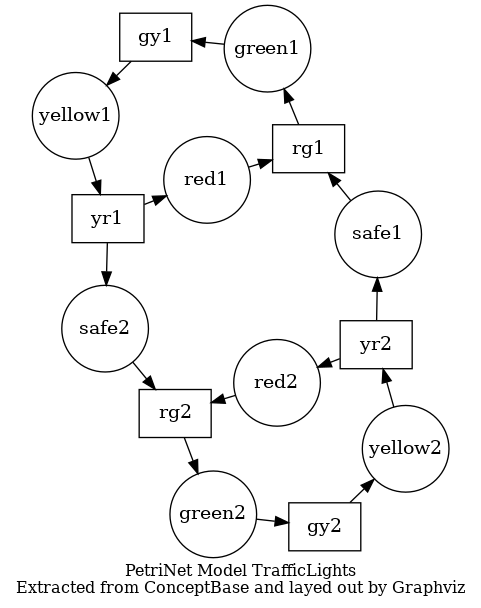

Recreate this plot in Python.
"""Petri net - Traffic lights"""

import graphviz

def example_traffic_lights():
    t = graphviz.Digraph('TrafficLights', engine='neato', format='png')

    t.attr('node', shape='box')
    for i in (2, 1):
        t.node(f'gy{i:d}')
        t.node(f'yr{i:d}')
        t.node(f'rg{i:d}')

    t.attr('node', shape='circle', fixedsize='true', width='0.9')
    for i in (2, 1):
        t.node(f'green{i:d}')
        t.node(f'yellow{i:d}')
        t.node(f'red{i:d}')
        t.node(f'safe{i:d}')

    for i, j in [(2, 1), (1, 2)]:
        t.edge(f'gy{i:d}', f'yellow{i:d}')
        t.edge(f'rg{i:d}', f'green{i:d}')
        t.edge(f'yr{i:d}', f'safe{j:d}')
        t.edge(f'yr{i:d}', f'red{i:d}')
        t.edge(f'safe{i:d}', f'rg{i:d}')
        t.edge(f'green{i:d}', f'gy{i:d}')
        t.edge(f'yellow{i:d}', f'yr{i:d}')
        t.edge(f'red{i:d}', f'rg{i:d}')

    t.attr(overlap='false')
    t.attr(label=r'PetriNet Model TrafficLights\n'
                 r'Extracted from ConceptBase and layed out by Graphviz')
    t.attr(fontsize='12')
    return t

if __name__ == "__main__":
    g = example_traffic_lights()
    g.view()
